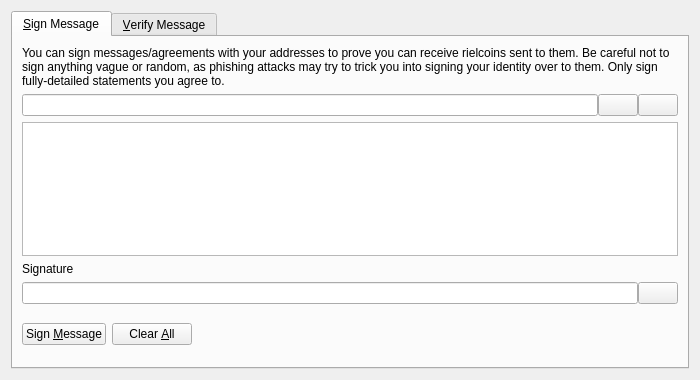
<?xml version="1.0" encoding="UTF-8"?>
<ui version="4.0">
 <class>SignVerifyMessageDialog</class>
 <widget class="QDialog" name="SignVerifyMessageDialog">
  <property name="geometry">
   <rect>
    <x>0</x>
    <y>0</y>
    <width>700</width>
    <height>380</height>
   </rect>
  </property>
  <property name="windowTitle">
   <string>Signatures - Sign / Verify a Message</string>
  </property>
  <property name="modal">
   <bool>true</bool>
  </property>
  <layout class="QVBoxLayout" name="verticalLayout">
   <item>
    <widget class="QTabWidget" name="tabWidget">
     <property name="currentIndex">
      <number>0</number>
     </property>
     <widget class="QWidget" name="tabSignMessage">
      <attribute name="title">
       <string>&amp;Sign Message</string>
      </attribute>
      <layout class="QVBoxLayout" name="verticalLayout_SM">
       <item>
        <widget class="QLabel" name="infoLabel_SM">
         <property name="text">
          <string>You can sign messages/agreements with your addresses to prove you can receive rielcoins sent to them. Be careful not to sign anything vague or random, as phishing attacks may try to trick you into signing your identity over to them. Only sign fully-detailed statements you agree to.</string>
         </property>
         <property name="textFormat">
          <enum>Qt::PlainText</enum>
         </property>
         <property name="wordWrap">
          <bool>true</bool>
         </property>
        </widget>
       </item>
       <item>
        <layout class="QHBoxLayout" name="horizontalLayout_1_SM">
         <property name="spacing">
          <number>0</number>
         </property>
         <item>
          <widget class="QValidatedLineEdit" name="addressIn_SM">
           <property name="toolTip">
            <string>The RielCoin address to sign the message with</string>
           </property>
          </widget>
         </item>
         <item>
          <widget class="QPushButton" name="addressBookButton_SM">
           <property name="toolTip">
            <string>Choose previously used address</string>
           </property>
           <property name="text">
            <string/>
           </property>
           <property name="icon">
            <iconset resource="../bitcoin.qrc">
             <normaloff>:/icons/address-book</normaloff>:/icons/address-book</iconset>
           </property>
           <property name="shortcut">
            <string>Alt+A</string>
           </property>
           <property name="autoDefault">
            <bool>false</bool>
           </property>
          </widget>
         </item>
         <item>
          <widget class="QPushButton" name="pasteButton_SM">
           <property name="toolTip">
            <string>Paste address from clipboard</string>
           </property>
           <property name="text">
            <string/>
           </property>
           <property name="icon">
            <iconset resource="../bitcoin.qrc">
             <normaloff>:/icons/editpaste</normaloff>:/icons/editpaste</iconset>
           </property>
           <property name="shortcut">
            <string>Alt+P</string>
           </property>
           <property name="autoDefault">
            <bool>false</bool>
           </property>
          </widget>
         </item>
        </layout>
       </item>
       <item>
        <widget class="QPlainTextEdit" name="messageIn_SM">
         <property name="toolTip">
          <string>Enter the message you want to sign here</string>
         </property>
        </widget>
       </item>
       <item>
        <widget class="QLabel" name="signatureLabel_SM">
         <property name="text">
          <string>Signature</string>
         </property>
         <property name="textFormat">
          <enum>Qt::PlainText</enum>
         </property>
        </widget>
       </item>
       <item>
        <layout class="QHBoxLayout" name="horizontalLayout_2_SM">
         <property name="spacing">
          <number>0</number>
         </property>
         <item>
          <widget class="QLineEdit" name="signatureOut_SM">
           <property name="font">
            <font>
             <italic>true</italic>
            </font>
           </property>
           <property name="readOnly">
            <bool>true</bool>
           </property>
          </widget>
         </item>
         <item>
          <widget class="QPushButton" name="copySignatureButton_SM">
           <property name="toolTip">
            <string>Copy the current signature to the system clipboard</string>
           </property>
           <property name="text">
            <string/>
           </property>
           <property name="icon">
            <iconset resource="../bitcoin.qrc">
             <normaloff>:/icons/editcopy</normaloff>:/icons/editcopy</iconset>
           </property>
           <property name="autoDefault">
            <bool>false</bool>
           </property>
          </widget>
         </item>
        </layout>
       </item>
       <item>
        <layout class="QHBoxLayout" name="horizontalLayout_3_SM">
         <item>
          <widget class="QPushButton" name="signMessageButton_SM">
           <property name="toolTip">
            <string>Sign the message to prove you own this RielCoin address</string>
           </property>
           <property name="text">
            <string>Sign &amp;Message</string>
           </property>
           <property name="icon">
            <iconset resource="../bitcoin.qrc">
             <normaloff>:/icons/edit</normaloff>:/icons/edit</iconset>
           </property>
           <property name="autoDefault">
            <bool>false</bool>
           </property>
          </widget>
         </item>
         <item>
          <widget class="QPushButton" name="clearButton_SM">
           <property name="toolTip">
            <string>Reset all sign message fields</string>
           </property>
           <property name="text">
            <string>Clear &amp;All</string>
           </property>
           <property name="icon">
            <iconset resource="../bitcoin.qrc">
             <normaloff>:/icons/remove</normaloff>:/icons/remove</iconset>
           </property>
           <property name="autoDefault">
            <bool>false</bool>
           </property>
          </widget>
         </item>
         <item>
          <spacer name="horizontalSpacer_1_SM">
           <property name="orientation">
            <enum>Qt::Horizontal</enum>
           </property>
           <property name="sizeHint" stdset="0">
            <size>
             <width>40</width>
             <height>48</height>
            </size>
           </property>
          </spacer>
         </item>
         <item>
          <widget class="QLabel" name="statusLabel_SM">
           <property name="font">
            <font>
             <weight>75</weight>
             <bold>true</bold>
            </font>
           </property>
           <property name="text">
            <string/>
           </property>
           <property name="wordWrap">
            <bool>true</bool>
           </property>
          </widget>
         </item>
         <item>
          <spacer name="horizontalSpacer_2_SM">
           <property name="orientation">
            <enum>Qt::Horizontal</enum>
           </property>
           <property name="sizeHint" stdset="0">
            <size>
             <width>40</width>
             <height>48</height>
            </size>
           </property>
          </spacer>
         </item>
        </layout>
       </item>
      </layout>
     </widget>
     <widget class="QWidget" name="tabVerifyMessage">
      <attribute name="title">
       <string>&amp;Verify Message</string>
      </attribute>
      <layout class="QVBoxLayout" name="verticalLayout_VM">
       <item>
        <widget class="QLabel" name="infoLabel_VM">
         <property name="text">
          <string>Enter the receiver's address, message (ensure you copy line breaks, spaces, tabs, etc. exactly) and signature below to verify the message. Be careful not to read more into the signature than what is in the signed message itself, to avoid being tricked by a man-in-the-middle attack. Note that this only proves the signing party receives with the address, it cannot prove sendership of any transaction!</string>
         </property>
         <property name="textFormat">
          <enum>Qt::PlainText</enum>
         </property>
         <property name="alignment">
          <set>Qt::AlignLeading|Qt::AlignLeft|Qt::AlignTop</set>
         </property>
         <property name="wordWrap">
          <bool>true</bool>
         </property>
        </widget>
       </item>
       <item>
        <layout class="QHBoxLayout" name="horizontalLayout_1_VM">
         <property name="spacing">
          <number>0</number>
         </property>
         <item>
          <widget class="QValidatedLineEdit" name="addressIn_VM">
           <property name="toolTip">
            <string>The RielCoin address the message was signed with</string>
           </property>
          </widget>
         </item>
         <item>
          <widget class="QPushButton" name="addressBookButton_VM">
           <property name="toolTip">
            <string>Choose previously used address</string>
           </property>
           <property name="text">
            <string/>
           </property>
           <property name="icon">
            <iconset resource="../bitcoin.qrc">
             <normaloff>:/icons/address-book</normaloff>:/icons/address-book</iconset>
           </property>
           <property name="shortcut">
            <string>Alt+A</string>
           </property>
           <property name="autoDefault">
            <bool>false</bool>
           </property>
          </widget>
         </item>
        </layout>
       </item>
       <item>
        <widget class="QPlainTextEdit" name="messageIn_VM"/>
       </item>
       <item>
        <widget class="QValidatedLineEdit" name="signatureIn_VM"/>
       </item>
       <item>
        <layout class="QHBoxLayout" name="horizontalLayout_2_VM">
         <item>
          <widget class="QPushButton" name="verifyMessageButton_VM">
           <property name="toolTip">
            <string>Verify the message to ensure it was signed with the specified RielCoin address</string>
           </property>
           <property name="text">
            <string>Verify &amp;Message</string>
           </property>
           <property name="icon">
            <iconset resource="../bitcoin.qrc">
             <normaloff>:/icons/transaction_0</normaloff>:/icons/transaction_0</iconset>
           </property>
           <property name="autoDefault">
            <bool>false</bool>
           </property>
          </widget>
         </item>
         <item>
          <widget class="QPushButton" name="clearButton_VM">
           <property name="toolTip">
            <string>Reset all verify message fields</string>
           </property>
           <property name="text">
            <string>Clear &amp;All</string>
           </property>
           <property name="icon">
            <iconset resource="../bitcoin.qrc">
             <normaloff>:/icons/remove</normaloff>:/icons/remove</iconset>
           </property>
           <property name="autoDefault">
            <bool>false</bool>
           </property>
          </widget>
         </item>
         <item>
          <spacer name="horizontalSpacer_1_VM">
           <property name="orientation">
            <enum>Qt::Horizontal</enum>
           </property>
           <property name="sizeHint" stdset="0">
            <size>
             <width>40</width>
             <height>48</height>
            </size>
           </property>
          </spacer>
         </item>
         <item>
          <widget class="QLabel" name="statusLabel_VM">
           <property name="font">
            <font>
             <weight>75</weight>
             <bold>true</bold>
            </font>
           </property>
           <property name="text">
            <string/>
           </property>
           <property name="wordWrap">
            <bool>true</bool>
           </property>
          </widget>
         </item>
         <item>
          <spacer name="horizontalSpacer_2_VM">
           <property name="orientation">
            <enum>Qt::Horizontal</enum>
           </property>
           <property name="sizeHint" stdset="0">
            <size>
             <width>40</width>
             <height>48</height>
            </size>
           </property>
          </spacer>
         </item>
        </layout>
       </item>
      </layout>
     </widget>
    </widget>
   </item>
  </layout>
 </widget>
 <customwidgets>
  <customwidget>
   <class>QValidatedLineEdit</class>
   <extends>QLineEdit</extends>
   <header>qvalidatedlineedit.h</header>
  </customwidget>
 </customwidgets>
 <resources>
  <include location="../bitcoin.qrc"/>
 </resources>
 <connections/>
</ui>
